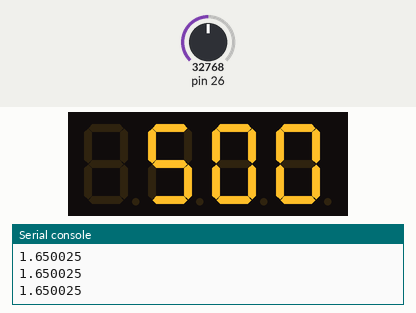
Simulated run of this program. Board: MicroPython board. On the bench: 4-digit seven-segment display, the last lines printed to the serial console. Inputs (shaded band) come from the test bench; at power-on: pin 26 = 32768 (analog values on the 0–65535 scale). Library files of the repository ran but are not shown: tm1637.py.

Above: at 1.2 s.
1.3 s: pin 26 set to 45874
At 2.6 s:
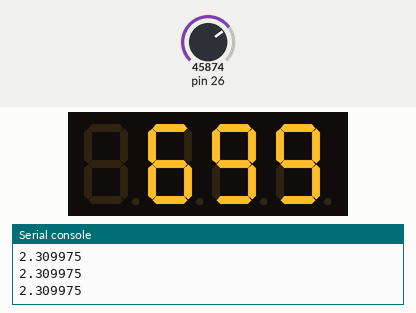
2.9 s: pin 26 set to 57670
At 3.8 s:
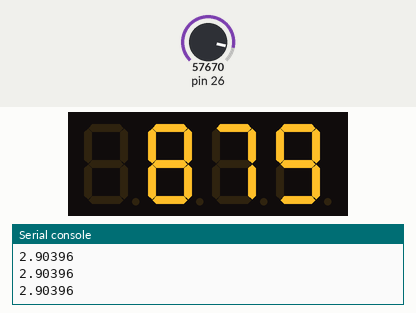
4.5 s: pin 26 set to 65535
At 6.0 s:
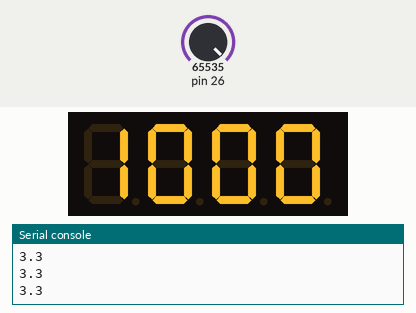
Timing chart, 0 to 7.5 s (numbered marks = the images above; inputs shaded):
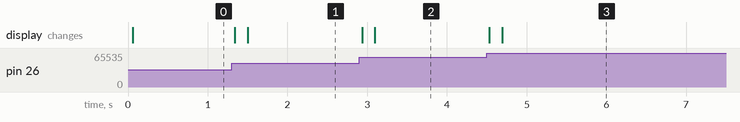

The program:

main.py
```python
# MicroPython v1.23.0
# -*- coding: utf-8 -*-
# @Time    : 2025/8/24 下午3:37
# @Author  : hogeiha
# @File    : main.py
# @Description : uv紫外线

# ======================================== 导入相关模块 =========================================

import machine
import tm1637
import time
from guva_s12sd import GUVA_S12SD


# ======================================== 全局变量 =============================================

# 功能状态
sleep_flag = False

# ======================================== 功能函数 =============================================

def key2_handler(pin):
    """key2按下：关闭功能"""
    global sleep_flag
    sleep_flag = True
    print("关闭功能")

def key1_handler(pin):
    """key1按下：打开检测"""
    global sleep_flag
    sleep_flag = False
    print("打开检测！")

# ======================================== 自定义类 =============================================

# ========================================初始化配置 =============================================


# 初始化按键
# 唤醒键
key1 = machine.Pin(28, machine.Pin.IN, machine.Pin.PULL_UP)
# 睡眠键
key2 = machine.Pin(27, machine.Pin.IN, machine.Pin.PULL_UP)
# 紫外线传感器
sensor = GUVA_S12SD(26)
# 数码管
tm = tm1637.TM1637(clk=machine.Pin(11), dio=machine.Pin(10))

# 设置中断
key1.irq(trigger=machine.Pin.IRQ_FALLING, handler=key1_handler)
key2.irq(trigger=machine.Pin.IRQ_FALLING, handler=key2_handler)

# ======================================== 主程序 ===============================================

while True:
    if sleep_flag :
         machine.idle()
    else:
        voltage = sensor.voltage
        v=int(voltage / 3.3 * 1000)
        tm.number(v)
        print(voltage)
    time.sleep_ms(100)
    
```

guva_s12sd.py
```python
# (licence header left out)
__version__ = "0.1.0"
__author__ = "缪贵成"
__license__ = "MIT"
__platform__ = "MicroPython v1.23"

# ======================================== 导入相关模块 =========================================

import time
from machine import ADC

# ======================================== 全局变量 =============================================

# ======================================== 功能函数 =============================================

# ======================================== 自定义类 =============================================

class GUVA_S12SD:
    """
    GUVA-S12SD 紫外线传感器驱动类。
    通过 ADC 采集电压，并根据电压转换为紫外线指数（UV Index）。

    Attributes:
        _adc (ADC): 模拟输入引脚对象，用于采集电压。

    Methods:
        __init__(self, analog_pin: int) -> None:
            初始化传感器并绑定模拟引脚。
        read(self) -> float:
            读取电压值（V）。
        get_uv_index(self) -> float:
            将电压值转换为紫外线指数。
        voltage (property) -> float:
            获取电压值。
        uvi (property) -> float:
            获取紫外线指数。

    Notes:
        传感器输出为模拟电压，需通过 ADC 转换。
        电压与紫外线强度近似线性关系，本驱动使用经验映射区间。
        建议多次采样取平均值以提高稳定性。


    ==========================================
    GUVA-S12SD UV sensor driver class.
    Reads voltage via ADC and converts it to UV Index.

    Attributes:
        _adc (ADC): Analog input pin object for voltage reading.

    Methods:
        __init__(self, analog_pin: int) -> None:
            Initialize sensor and bind analog pin.
        read(self) -> float:
            Read voltage value (V).
        get_uv_index(self) -> float:
            Convert voltage to UV Index.
        voltage (property) -> float:
            Get voltage value.
        uvi (property) -> float:
            Get UV Index.

    Notes:
        The sensor outputs analog voltage, requiring ADC conversion.
        Voltage correlates approximately linearly with UV intensity, mapping is empirical.
        Multiple averaged samples are recommended for stability.
    """

    def __init__(self, analog_pin: int) -> None:
        """
        初始化 UV 传感器并绑定 ADC 引脚。

        Args:
            analog_pin (int): ADC 引脚编号。

        Raises:
            ValueError: 如果 ADC 初始化失败。

        ==========================================

        Initialize UV sensor and bind ADC pin.

        Args:
            analog_pin (int): ADC pin number.

        Raises:
            ValueError: If ADC initialization fails.
        """
        try:
            self._adc = ADC(analog_pin)
        except Exception as e:
            raise ValueError(f"Failed to initialize ADC on pin {analog_pin}: {e}")

    def read(self) -> float:
        """
        读取模拟输入电压值（V），通过多次采样取平均值。

        Returns:
            float: 电压值（单位：V）。

        Notes:
            默认采样 10 次，延时 5ms，可减少噪声影响。

        ==========================================

        Read analog input voltage (V) using averaged samples.

        Returns:
            float: Voltage value (in volts).

        Notes:
            By default, 10 samples with 5ms delay are averaged for noise reduction.
        """
        total = 0
        for _ in range(10):
            total += self._adc.read_u16()
            time.sleep(0.005)
        avg = total / 10
        voltage = (avg / 65535) * 3.3
        return voltage

    def get_uv_index(self) -> float:
        """
        将电压值转换为紫外线指数（UV Index）。

        Returns:
            float: 紫外线指数（0–11）。

        Notes:
           本实现基于实验数据映射，不同环境下可能有偏差。

        ==========================================

        Convert voltage value to UV Index.

        Returns:
            float: UV Index (0–11).

        Notes:
            Conversion is based on empirical mapping, results may vary with environment.
        """
        mV = self.read() * 1000  # 转换为毫伏

        if mV < 227:
            return 0
        elif 227 <= mV < 318:
            return 1
        elif 318 <= mV < 408:
            return 2
        elif 408 <= mV < 503:
            return 3
        elif 503 <= mV < 606:
            return 4
        elif 606 <= mV < 696:
            return 5
        elif 696 <= mV < 795:
            return 6
        elif 795 <= mV < 881:
            return 7
        elif 881 <= mV < 976:
            return 8
        elif 976 <= mV < 1079:
            return 9
        elif 1079 <= mV < 1170:
            return 10
        else:
            return 11

    @property
    def voltage(self) -> float:
        """
        获取电压值（单位 V）。

        Returns:
            float: 电压值。

        Notes:
            每次调用都会重新采样计算，可能会略有波动。

        ==========================================

        Get voltage value (V).

        Returns:
            float: Voltage value.

        Notes:
            Each call performs new sampling, values may fluctuate slightly.
        """
        return self.read()

    @property
    def uvi(self) -> float:
        """
        获取紫外线指数（UV Index）。

        Returns:
            float: 紫外线指数。

        Notes:
            范围限制在 0–11，符合常用 UV Index 标准。

        ==========================================

        Get UV Index.

        Returns:
            float: UV Index.

        Notes:
            Range is capped at 0–11, consistent with common UV Index standards.
        """
        return self.get_uv_index()

# ========================================初始化配置 =============================================

# ======================================== 主程序 ===============================================
```

Measured:
- after the input at 1.3 s, the display: first changes at once (image 1 shows a later state)
- after the input at 2.9 s, the display: first changes at once (image 2 shows a later state)
- after the input at 4.5 s, the display: first changes at once (image 3 shows a later state)
